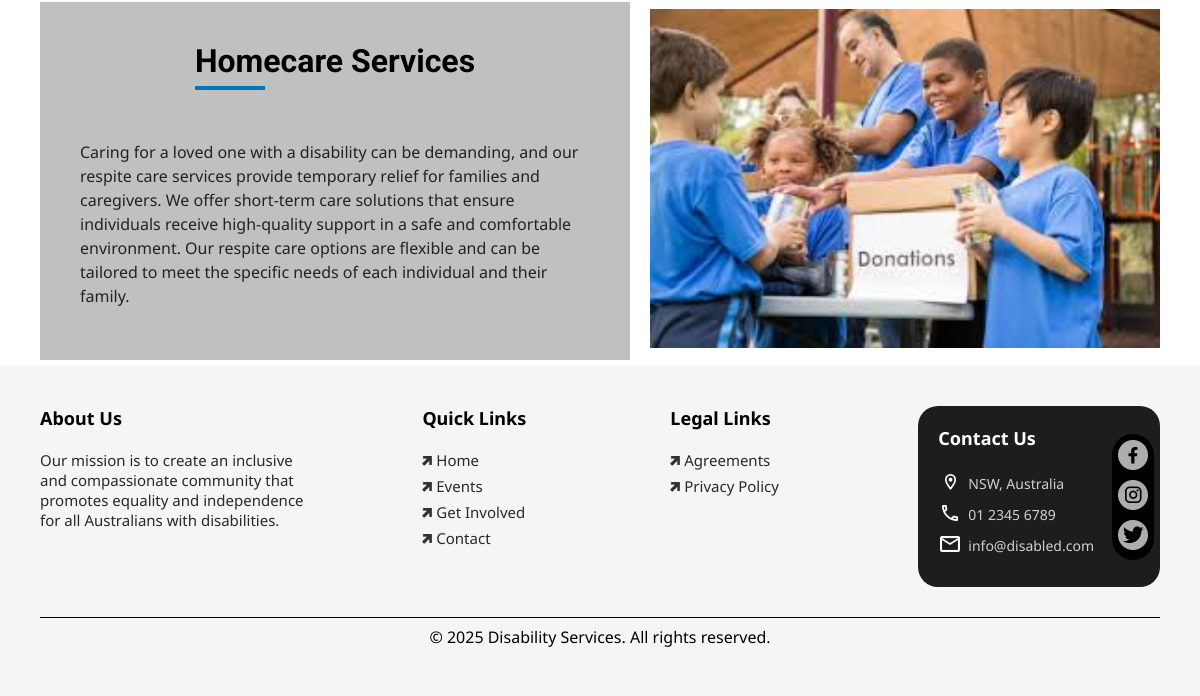
/services/ (lower part), run on an earlier commit of the app's database.
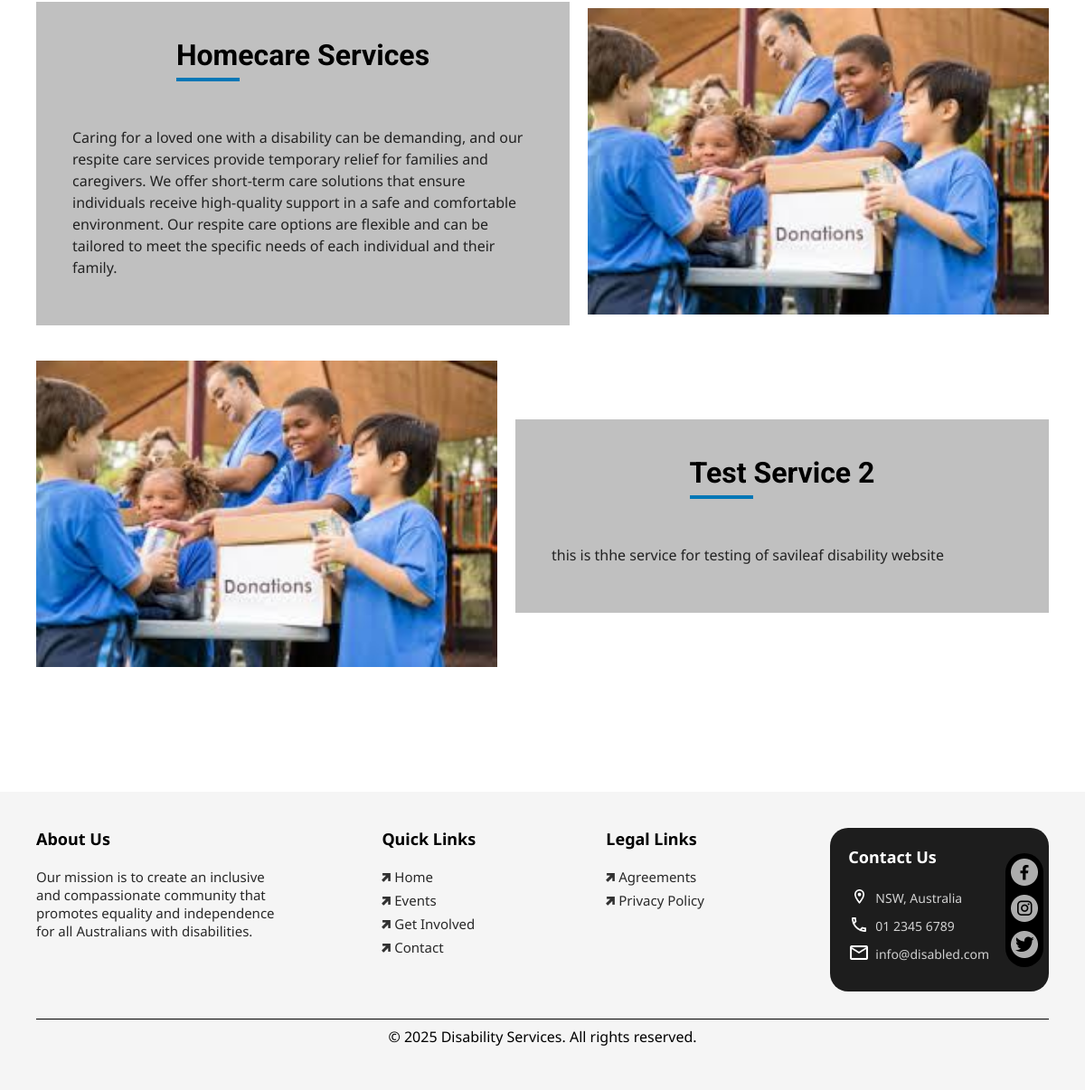
And on a later commit of the database.
### contactapp/models.py (models this page shows, shortened)
class Service(models.Model):
    title = models.CharField(max_length=255)
    description = models.TextField()
    image = models.ImageField(upload_to='services/')  # Make sure MEDIA settings are configured

### contactapp/views.py (the view)
# urls.py: path('services/', services_view,name='services'),
@cache_page(60*3)
def services_view(request):
      services=Service.objects.all()
      return render(request,'services.html',{'services':services})

### contactapp/templates/services.html (shortened to what the changed rows need)
{% load static %}
{% load cache %}
<!DOCTYPE html>
<html lang="en">
<head>
    <link rel="stylesheet" href="{% static 'css/index.css' %}" />
    <link rel="stylesheet" href="{% static 'css/services.css' %}" />
</head>
<body>
    {% for service in services %}
        {% cache 900 service_block service.id %}
        <section class="service1 {% cycle 'service2' 'service3' 'service4' '' %}">
            <div class="container">
                <div class="service1-wrapper" style="display: flex; align-items: center; gap: 20px;">
                    {% if forloop.counter0|divisibleby:2 %}
                    <div class="service1-img" style="flex: 1;">
                        <img src="{{ service.image.url }}" alt="{{ service.title }}" style="width: 100%; height: auto;" />
                    </div>
                    {% endif %}
                    <div class="service1-content" style="flex: 1;">
                        <div class="section-title">
                            <h2>{{ service.title }}</h2>
                        </div>
                        <p>{{ service.description }}</p>
                    </div>
                    {% if not forloop.counter0|divisibleby:2 %}
                    <div class="service1-img" style="flex: 1;">
                        <img src="{{ service.image.url }}" alt="{{ service.title }}" style="width: 100%; height: auto;" />
                    </div>
                    {% endif %}
                </div>
            </div>
        </section>
        {% endcache %}
    {% endfor %}
</body>
</html>

What changed in the data, as far as the page shows it:
added Service: image (picture), title "Test Service 2", description "this is thhe service for testing of savileaf disability website"
